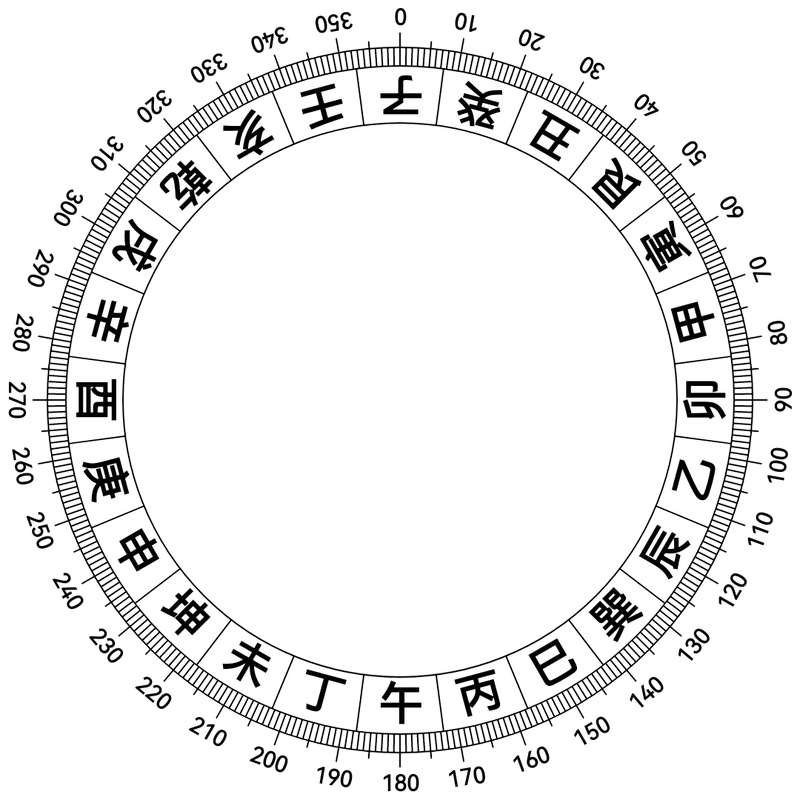
#> input picture app/android/app/src/main/assets/compass/dial_full_0.webp, 800 x 800 px
$ python img_diff.py ../../../app/android/app/src/main/assets/compass/dial_full_0.webp ../../../app/android/app/src/main/assets/compass/dial_full_1.webp
#> lines starting #> are read from the running program, lines starting #| are printed output that depends on the picture
#!/usr/bin/env python3
"""两张 PNG 的区域 diff（AT-P0-0 诊断用，不做硬门禁）。

用法：
  python tests/numeric/tools/img_diff.py <a.png> <b.png> [x1 y1 x2 y2]
输出（UTF-8）：diff=<px> total=<px> pct=<%.2f> bbox=<x1,y1,x2,y2|none>
退出码：0 = 已输出结果（不表示相同）；2 = 参数/读图失败。
"""
import sys

from PIL import Image


def main() -> int:
    if len(sys.argv) not in (3, 7):
        print("usage: img_diff.py a.png b.png [x1 y1 x2 y2]", file=sys.stderr)
        return 2
    a = Image.open(sys.argv[1]).convert("RGB")
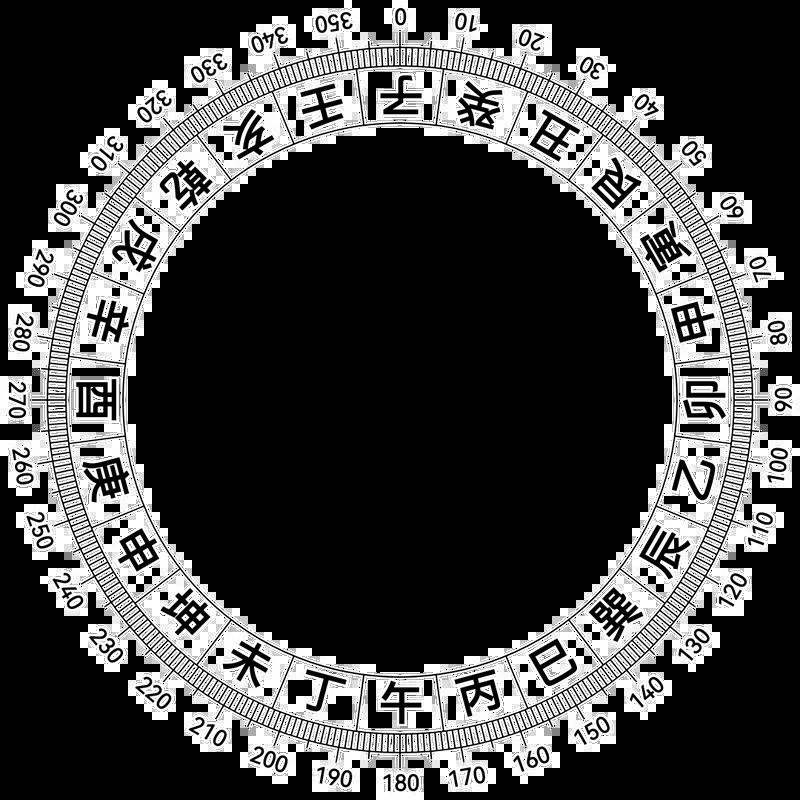
#> a: PIL image 800x800 RGB; mean R, G, B 69.1, 69.1, 69.1
    b = Image.open(sys.argv[2]).convert("RGB")
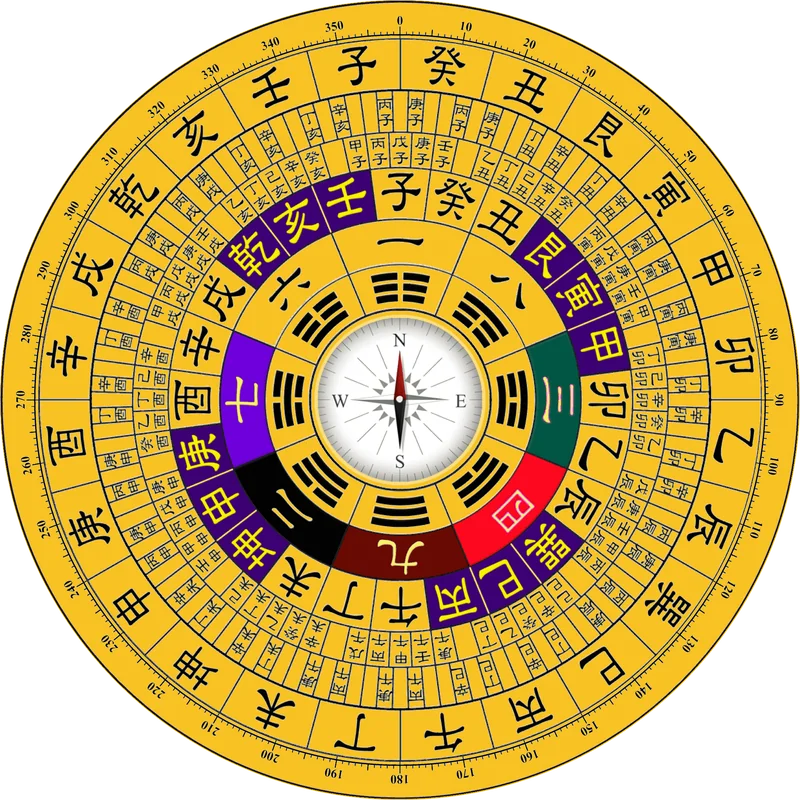
#> input picture app/android/app/src/main/assets/compass/dial_full_1.webp, 800 x 800 px
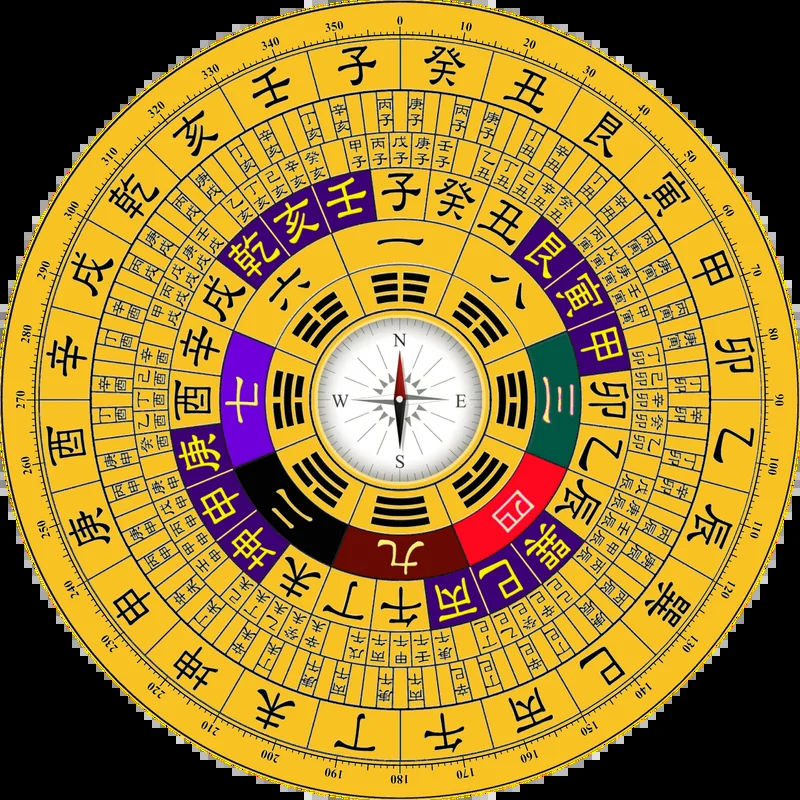
#> b: PIL image 800x800 RGB; mean R, G, B 155.4, 124.4, 50.4
    box = None
    if len(sys.argv) == 7:
        box = tuple(int(v) for v in sys.argv[3:7])
        a = a.crop(box)
        b = b.crop(box)
    if a.size != b.size:
        print(f"SIZE_MISMATCH {a.size} vs {b.size}")
        return 2
    pa = a.load()
    pb = b.load()
    w, h = a.size
#> w = 800; h = 800
    diff = 0
    xs, ys = [], []
    for y in range(h):
        for x in range(w):
            p, q = pa[x, y], pb[x, y]
            if abs(p[0] - q[0]) + abs(p[1] - q[1]) + abs(p[2] - q[2]) > 12:
                diff += 1
                xs.append(x)
                ys.append(y)
#> after the loop, diff = 504533; xs = 504533 items; ys = 504533 items
    total = w * h
#> total = 640000
    bbox = "none" if diff == 0 else f"{min(xs)},{min(ys)},{max(xs)},{max(ys)}"
#> bbox = '0,0,799,799'
    print(f"diff={diff} total={total} pct={100.0 * diff / total:.2f} bbox={bbox}")
#| diff=504533 total=640000 pct=78.83 bbox=0,0,799,799
    return 0


if __name__ == "__main__":
    sys.exit(main())
#> (the program exits here)
